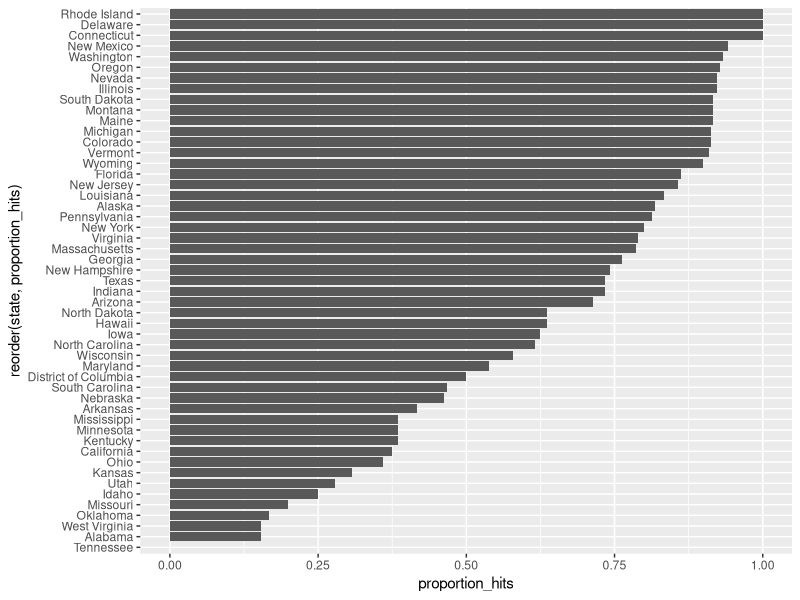
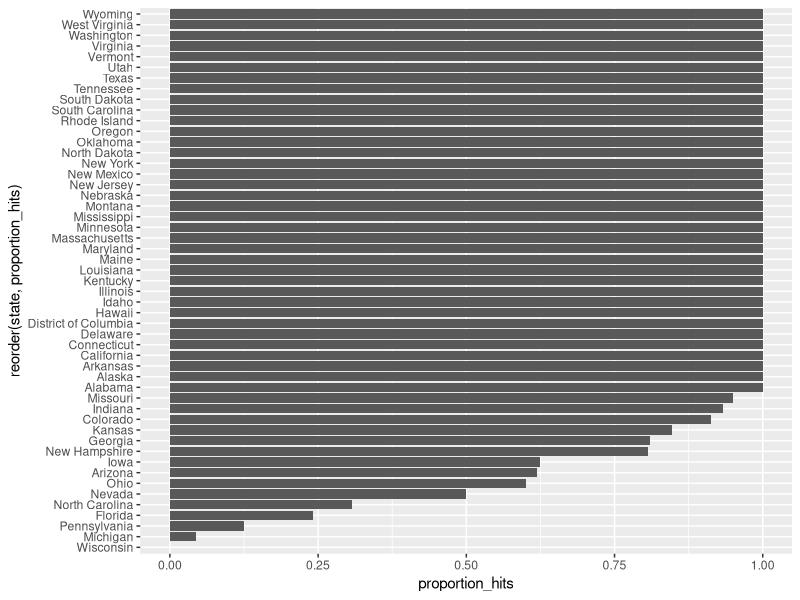
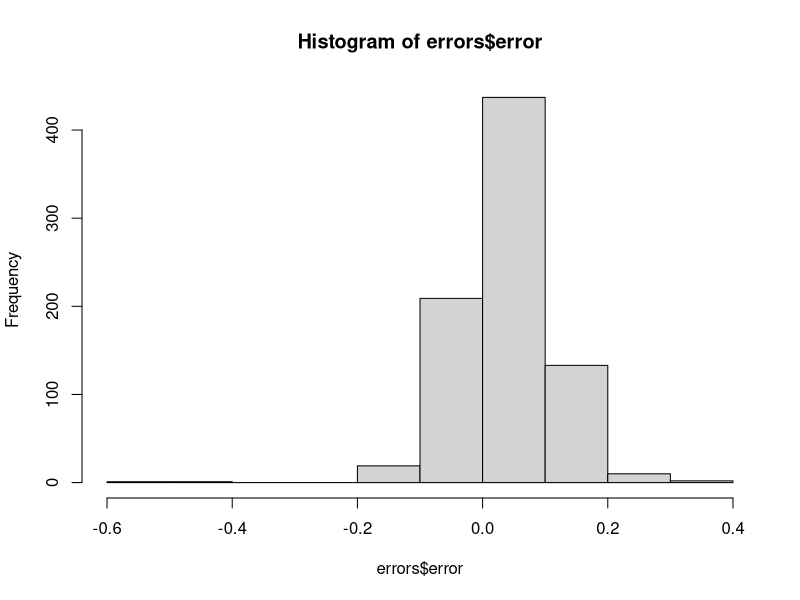
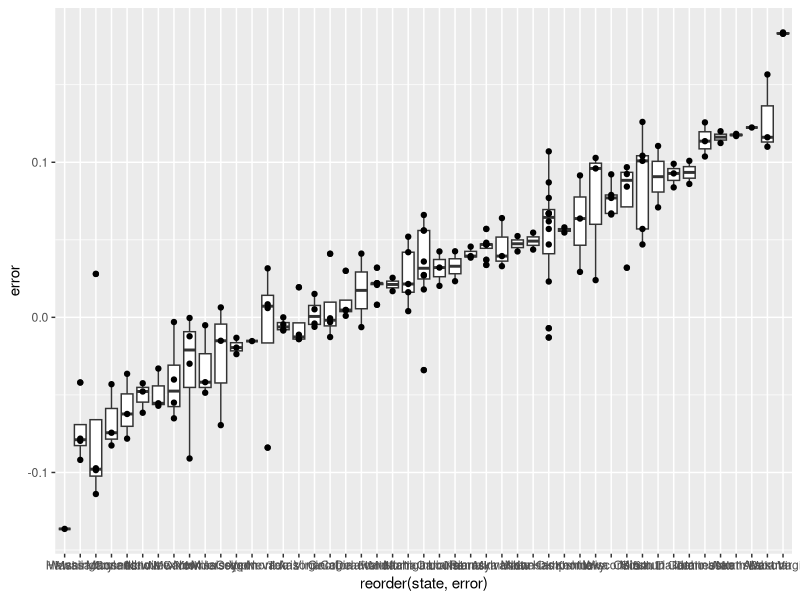
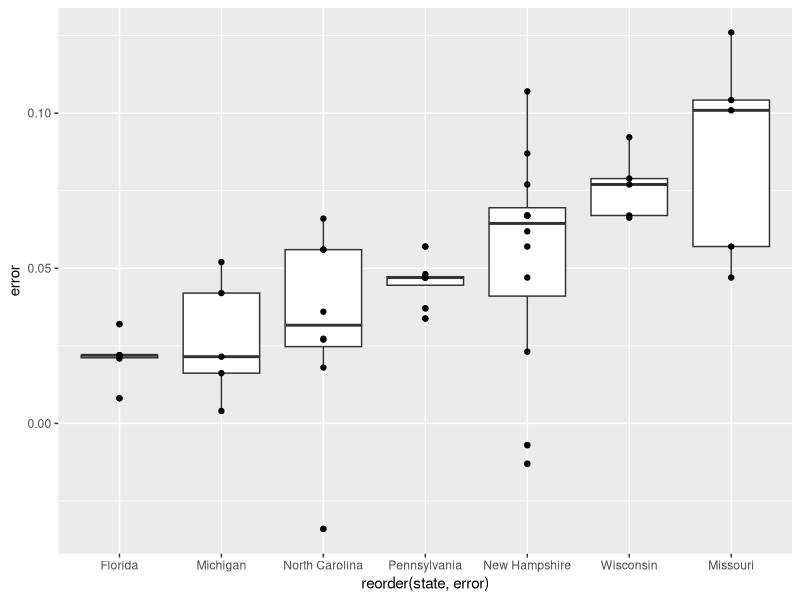

These figures' R source, in order:
##### Section 6.1: Election Forecasting #####

library(dplyr)
library(dslabs)
data("polls_us_election_2016")
polls <- polls_us_election_2016 %>% 
  filter(state != "U.S." & enddate >= "2016-10-31") %>% 
  mutate(spread = rawpoll_clinton/100 - rawpoll_trump/100)

  #Q1: For each poll in the polling data set, use the CLT to create a 95%CI for the spread. Create a new table 
      #called cis that contains columns for the lower and upper limits of the CIs
  
cis <- polls %>%
  mutate(X_hat = (spread + 1)/2,
         se = 2*sqrt(X_hat * (1 - X_hat)/samplesize),
         lower = spread - qnorm(0.975)*se,
         upper = spread + qnorm(0.975)*se) %>%
  select(state, startdate, enddate, pollster, grade, spread, lower, upper)

  #Q2:Add the final election result to the cis table you just created using the left_join function as shown in the 
      #sample code below. Now determine how often the 95%CI includes the actual results

add <- results_us_election_2016 %>% 
  mutate(actual_spread = clinton/100 - trump/100) %>% 
  select(state, actual_spread)
ci_data <- cis %>% 
  mutate(state = as.character(state)) %>% 
  left_join(add, by = "state")

p_hits <- ci_data %>%
  mutate(hit = ifelse(actual_spread >= lower & actual_spread <= upper, TRUE, FALSE)) %>%
  summarise(mean(hit))

  #Q3: Find the proportion of hits for each pollster. Show only pollsters with at least 5 polls and order them from
      #best to worst. Show the number of polls conducted by each pollster and the FiveThirtyEight grade of each
      #pollster

p_hits <- ci_data %>%
  mutate(hit = ifelse(actual_spread >= lower & actual_spread <= upper, TRUE, FALSE)) %>%
  group_by(pollster) %>%
  filter(n() >= 5) %>%
  summarise(proportion_hits = mean(hit), n = n(), grade = grade[1]) %>% 
  arrange(desc(proportion_hits))
  
  #Q4:Repeat the previous exercise with the ci_data data, but stratify by state rather than pollster.Do not show grades

p_hits <- ci_data %>%
  mutate(hit = ifelse(actual_spread >= lower & actual_spread <= upper, TRUE, FALSE)) %>%
  group_by(state) %>%
  filter(n() >= 5) %>%
  summarise(proportion_hits = mean(hit), n = n()) %>% 
  arrange(desc(proportion_hits))

  #Q5: Make a barplot based on the result from the previous exercise

library(tidyverse)
p_hits %>%
  ggplot(aes(reorder(state, proportion_hits), proportion_hits)) +
  geom_bar(stat = "identity") +
  coord_flip()

  #Q6:Add two columns to ci_data by computing, for each poll, the difference between the predicted spread and the
      #actual spread, and define a column hit that is true if the signs are the same

errors <- ci_data %>%
  mutate(error = spread - actual_spread,
         hit = ifelse(sign(spread) == sign(actual_spread), TRUE, FALSE))

  #Q7: Create an object called p_hits that contains the proportion of instances when the sign of the actual spread
      #matches the predicted spread for states with 5 or more polls. Make a barplot base don the result form the
      #previous exercise that shows the proportion of times the sign of the sptread matched the actual results for 
      #the data in p_hits

p_hits <- errors %>%
  group_by(state) %>%
  filter(n() >= 5) %>%
  summarise(proportion_hits = mean(hit), n = n())

p_hits %>% 
  ggplot(aes(reorder(state, proportion_hits), proportion_hits)) +
  geom_bar(stat = "identity") +
  coord_flip()

  #Q8: Make a histogram of the state errors. What is the median of these errors?

hist(errors$error)
median(errors$error)

  #Q9: Create a boxplot to examine if the bias towards Clinton was general to all states or if it affected some
      #states differently. Filter the data to include only pollsters with grades B+ or higher

errors %>%
  filter(grade == "A+" | grade == "A" | grade == "A-" | grade == "B+") %>%
  ggplot(aes(reorder(state, error), error)) +
  geom_boxplot() +
  geom_point()

  #Q10: Repeat the previous exercise but only include states with five good polls or more
 
errors %>%
  filter(grade == "A+" | grade == "A" | grade == "A-" | grade == "B+") %>%
  group_by(state) %>%
  filter(n() >= 5) %>%
  ungroup() %>%
  ggplot(aes(reorder(state, error), error)) +
  geom_boxplot() +
  geom_point()
